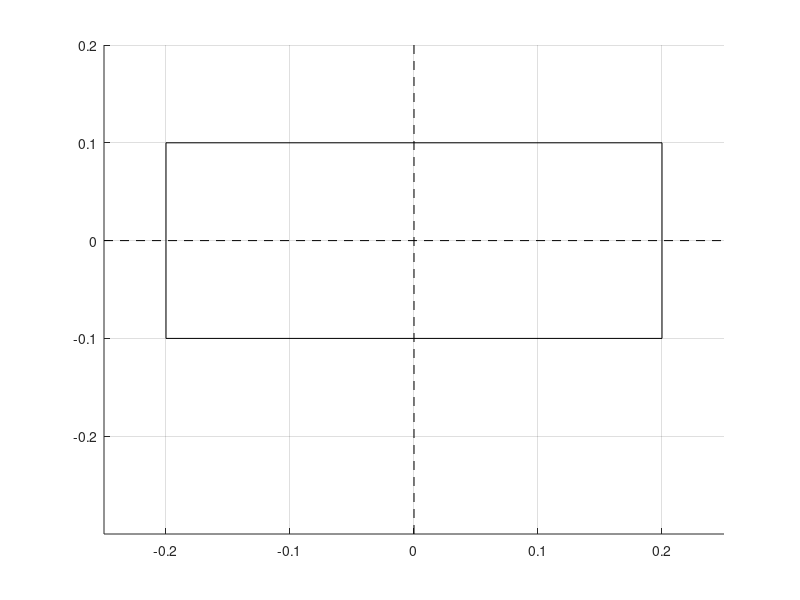

Source code (MATLAB): (Note: this script raises an error after producing the figure.)
% load JA data from multiple participants, get all jump grades from all
% jumps into single array



partsToRun = {'02','03','04','05','06','07','08','09','10','11','12',...
              '13','14','15','16','17','18','19','20','21','22'};
targetDist = {'55','70','85'};
% ballOfFootMarkers = [21, 22, 28, 29]; % FLLat, FLMed, FRLat, FRMed
ballOfFootMarkers = {'FLLat', 'FLMed', 'FRLat', 'FRMed'};

jumpGradeTypes = {'B','SB','P','P*','SF','F'};
load('jumpGradesAllParts.mat');

colorVec = [0.1,0.1,1; 0.8,0.5,1; 0,0.9,0; 0,0.9,0; 0.9,0.7,0; 0.9,0.1,0];
%        = [dark blue, light purple, green, green, yellow/orange, red]


figure(1); clf; hold on; grid on;
axis([-0.25, 0.25, -0.3, 0.2]); 
plot([0, 0],[ -0.3, 0.2], 'k--');
plot([-0.25, 0.25],[0, 0], 'k--');
rectangle('Position',[-0.2, -0.1, 0.4, 0.2]);



for partNum = 1:numel(partsToRun)
    % load JA data struct from certain participant
    mydir = pwd;
    idcs = strfind(mydir,'\');
    newdir = mydir(1:idcs(end)-1); 
    loadFilePath = [newdir '\results\JA_P' partsToRun{partNum} '.mat'];
    if(exist(loadFilePath,'file')~=2)
        disp(['JA_P' partsToRun{partNum} '.mat NOT FOUND']);
    else
        load(loadFilePath); % JA data struct, human data
        
        dataFolder = ['P' partsToRun{partNum} '_filtered/'];
        data_files = cellstr(ls(fullfile(['C:\Users\kgwester\Documents\ResearchWork\Jumping Data Analysis\data\' dataFolder], '*.trc')));
        
        for i_targ = 1:3
            for i_set = 1:2
                for i_jump = 1:6
                    currJump = 12*(i_targ-1) + 6*(i_set-1) + i_jump;
                    
                    dataName = ['P' partsToRun{partNum} '_target_' targetDist{i_targ} '_' num2str(i_set) ...
                                        '_' num2str(i_jump) '_clean-P']; %because some files names "P03-template"
                    file_ind = strfind(data_files,dataName);
                    file_ind = find(not(cellfun('isempty', file_ind)));
                    dataName = data_files{file_ind};


                    trc = readTrc(['../data/' dataFolder dataName]);
                    markerNames = fieldnames(trc.data);
                    markerNames = markerNames(3:end); % first 2 names are Frame # and Time
                    % Rotate markers so subject jumps in positive X direction
                    for m = 1:length(markerNames)
                        trc.data.(markerNames{m}) = (rotz(-pi/2)*trc.data.(markerNames{m})')';
                    end
                    
                    
                    
                    currGrade = jumpGradesAll_num(currJump, partNum);
                    landFrame = JA.LandFrame(6*(i_set-1) + i_jump, i_targ);
                    landPos = JA.locationLand(currJump);
                    
                    footPos = zeros(4,1);
                    for m = 1:numel(ballOfFootMarkers)
                        footPos(m,1:2) = trc.data.(ballOfFootMarkers{m})(landFrame+20,1:2);
                    end
                    
                    footPosFwd = (mean(footPos(:,1))/1000) - landPos;
                    footPosSide = mean(footPos(:,2))/1000;
                    
                    if(currGrade==3 || currGrade==4)
                        plot(footPosSide, footPosFwd, '.', 'Color', colorVec(currGrade,:), 'MarkerSize', 5);
                    else
                        plot(footPosSide, footPosFwd, '.', 'Color', colorVec(currGrade,:), 'MarkerSize', 10);
                    end
                    
                end
            end
        end
        
        
        
    end
end

